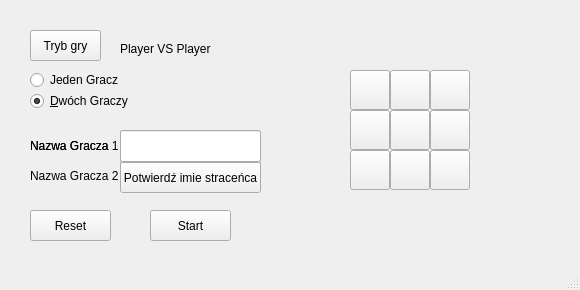
<?xml version="1.0" encoding="UTF-8"?>
<ui version="4.0">
 <class>MainWindow</class>
 <widget class="QMainWindow" name="MainWindow">
  <property name="geometry">
   <rect>
    <x>0</x>
    <y>0</y>
    <width>580</width>
    <height>290</height>
   </rect>
  </property>
  <property name="windowTitle">
   <string>MainWindow</string>
  </property>
  <property name="toolButtonStyle">
   <enum>Qt::ToolButtonTextBesideIcon</enum>
  </property>
  <property name="tabShape">
   <enum>QTabWidget::Rounded</enum>
  </property>
  <widget class="QWidget" name="centralWidget">
   <widget class="QLabel" name="label">
    <property name="geometry">
     <rect>
      <x>30</x>
      <y>130</y>
      <width>91</width>
      <height>31</height>
     </rect>
    </property>
    <property name="styleSheet">
     <string notr="true"/>
    </property>
    <property name="text">
     <string>Nazwa Gracza 1</string>
    </property>
   </widget>
   <widget class="QLabel" name="label_2">
    <property name="geometry">
     <rect>
      <x>30</x>
      <y>160</y>
      <width>91</width>
      <height>31</height>
     </rect>
    </property>
    <property name="styleSheet">
     <string notr="true"/>
    </property>
    <property name="text">
     <string>Nazwa Gracza 2</string>
    </property>
   </widget>
   <widget class="QLineEdit" name="lineEdit">
    <property name="geometry">
     <rect>
      <x>120</x>
      <y>130</y>
      <width>141</width>
      <height>32</height>
     </rect>
    </property>
    <property name="statusTip">
     <string/>
    </property>
    <property name="whatsThis">
     <string/>
    </property>
    <property name="styleSheet">
     <string notr="true"/>
    </property>
   </widget>
   <widget class="QLineEdit" name="lineEdit_2">
    <property name="geometry">
     <rect>
      <x>120</x>
      <y>160</y>
      <width>141</width>
      <height>32</height>
     </rect>
    </property>
    <property name="styleSheet">
     <string notr="true"/>
    </property>
   </widget>
   <widget class="QToolButton" name="toolButton">
    <property name="geometry">
     <rect>
      <x>350</x>
      <y>70</y>
      <width>40</width>
      <height>40</height>
     </rect>
    </property>
    <property name="cursor">
     <cursorShape>PointingHandCursor</cursorShape>
    </property>
    <property name="styleSheet">
     <string notr="true"/>
    </property>
    <property name="text">
     <string/>
    </property>
   </widget>
   <widget class="QToolButton" name="toolButton_2">
    <property name="geometry">
     <rect>
      <x>390</x>
      <y>70</y>
      <width>40</width>
      <height>40</height>
     </rect>
    </property>
    <property name="cursor">
     <cursorShape>PointingHandCursor</cursorShape>
    </property>
    <property name="styleSheet">
     <string notr="true"/>
    </property>
    <property name="text">
     <string/>
    </property>
   </widget>
   <widget class="QToolButton" name="toolButton_3">
    <property name="geometry">
     <rect>
      <x>430</x>
      <y>70</y>
      <width>40</width>
      <height>40</height>
     </rect>
    </property>
    <property name="cursor">
     <cursorShape>PointingHandCursor</cursorShape>
    </property>
    <property name="styleSheet">
     <string notr="true"/>
    </property>
    <property name="text">
     <string/>
    </property>
   </widget>
   <widget class="QToolButton" name="toolButton_4">
    <property name="geometry">
     <rect>
      <x>350</x>
      <y>110</y>
      <width>40</width>
      <height>40</height>
     </rect>
    </property>
    <property name="cursor">
     <cursorShape>PointingHandCursor</cursorShape>
    </property>
    <property name="styleSheet">
     <string notr="true"/>
    </property>
    <property name="text">
     <string/>
    </property>
   </widget>
   <widget class="QToolButton" name="toolButton_5">
    <property name="geometry">
     <rect>
      <x>390</x>
      <y>110</y>
      <width>40</width>
      <height>40</height>
     </rect>
    </property>
    <property name="cursor">
     <cursorShape>PointingHandCursor</cursorShape>
    </property>
    <property name="styleSheet">
     <string notr="true"/>
    </property>
    <property name="text">
     <string/>
    </property>
   </widget>
   <widget class="QToolButton" name="toolButton_6">
    <property name="geometry">
     <rect>
      <x>430</x>
      <y>110</y>
      <width>40</width>
      <height>40</height>
     </rect>
    </property>
    <property name="cursor">
     <cursorShape>PointingHandCursor</cursorShape>
    </property>
    <property name="styleSheet">
     <string notr="true"/>
    </property>
    <property name="text">
     <string/>
    </property>
   </widget>
   <widget class="QToolButton" name="toolButton_7">
    <property name="geometry">
     <rect>
      <x>350</x>
      <y>150</y>
      <width>40</width>
      <height>40</height>
     </rect>
    </property>
    <property name="cursor">
     <cursorShape>PointingHandCursor</cursorShape>
    </property>
    <property name="styleSheet">
     <string notr="true"/>
    </property>
    <property name="text">
     <string/>
    </property>
   </widget>
   <widget class="QToolButton" name="toolButton_8">
    <property name="geometry">
     <rect>
      <x>390</x>
      <y>150</y>
      <width>40</width>
      <height>40</height>
     </rect>
    </property>
    <property name="cursor">
     <cursorShape>PointingHandCursor</cursorShape>
    </property>
    <property name="styleSheet">
     <string notr="true"/>
    </property>
    <property name="text">
     <string/>
    </property>
   </widget>
   <widget class="QToolButton" name="toolButton_9">
    <property name="geometry">
     <rect>
      <x>430</x>
      <y>150</y>
      <width>40</width>
      <height>40</height>
     </rect>
    </property>
    <property name="cursor">
     <cursorShape>PointingHandCursor</cursorShape>
    </property>
    <property name="styleSheet">
     <string notr="true"/>
    </property>
    <property name="text">
     <string/>
    </property>
   </widget>
   <widget class="QLabel" name="label_4">
    <property name="geometry">
     <rect>
      <x>350</x>
      <y>200</y>
      <width>121</width>
      <height>51</height>
     </rect>
    </property>
    <property name="styleSheet">
     <string notr="true"/>
    </property>
    <property name="text">
     <string/>
    </property>
    <property name="alignment">
     <set>Qt::AlignCenter</set>
    </property>
   </widget>
   <widget class="QPushButton" name="pushButton">
    <property name="geometry">
     <rect>
      <x>150</x>
      <y>210</y>
      <width>81</width>
      <height>31</height>
     </rect>
    </property>
    <property name="cursor">
     <cursorShape>PointingHandCursor</cursorShape>
    </property>
    <property name="styleSheet">
     <string notr="true"/>
    </property>
    <property name="text">
     <string>Start</string>
    </property>
   </widget>
   <widget class="QPushButton" name="pushButton_2">
    <property name="geometry">
     <rect>
      <x>30</x>
      <y>210</y>
      <width>81</width>
      <height>31</height>
     </rect>
    </property>
    <property name="cursor">
     <cursorShape>PointingHandCursor</cursorShape>
    </property>
    <property name="styleSheet">
     <string notr="true"/>
    </property>
    <property name="text">
     <string>Reset</string>
    </property>
   </widget>
   <widget class="QPushButton" name="pushButton_3">
    <property name="geometry">
     <rect>
      <x>30</x>
      <y>30</y>
      <width>71</width>
      <height>31</height>
     </rect>
    </property>
    <property name="cursor">
     <cursorShape>PointingHandCursor</cursorShape>
    </property>
    <property name="styleSheet">
     <string notr="true"/>
    </property>
    <property name="text">
     <string>Tryb gry</string>
    </property>
   </widget>
   <widget class="QRadioButton" name="radioButton">
    <property name="geometry">
     <rect>
      <x>30</x>
      <y>70</y>
      <width>105</width>
      <height>20</height>
     </rect>
    </property>
    <property name="cursor">
     <cursorShape>PointingHandCursor</cursorShape>
    </property>
    <property name="styleSheet">
     <string notr="true"/>
    </property>
    <property name="text">
     <string>Jeden Gracz</string>
    </property>
    <property name="checked">
     <bool>false</bool>
    </property>
   </widget>
   <widget class="QRadioButton" name="radioButton_2">
    <property name="geometry">
     <rect>
      <x>30</x>
      <y>90</y>
      <width>105</width>
      <height>22</height>
     </rect>
    </property>
    <property name="cursor">
     <cursorShape>PointingHandCursor</cursorShape>
    </property>
    <property name="styleSheet">
     <string notr="true"/>
    </property>
    <property name="text">
     <string>&amp;Dwóch Graczy</string>
    </property>
    <property name="checked">
     <bool>true</bool>
    </property>
   </widget>
   <widget class="QLineEdit" name="lineEdit_3">
    <property name="geometry">
     <rect>
      <x>120</x>
      <y>130</y>
      <width>141</width>
      <height>32</height>
     </rect>
    </property>
    <property name="styleSheet">
     <string notr="true"/>
    </property>
   </widget>
   <widget class="QLabel" name="label_5">
    <property name="geometry">
     <rect>
      <x>30</x>
      <y>130</y>
      <width>91</width>
      <height>31</height>
     </rect>
    </property>
    <property name="styleSheet">
     <string notr="true"/>
    </property>
    <property name="text">
     <string>Nazwa Gracza</string>
    </property>
   </widget>
   <widget class="QLabel" name="label_6">
    <property name="geometry">
     <rect>
      <x>120</x>
      <y>40</y>
      <width>101</width>
      <height>18</height>
     </rect>
    </property>
    <property name="styleSheet">
     <string notr="true"/>
    </property>
    <property name="text">
     <string>Player VS Player</string>
    </property>
   </widget>
   <widget class="QPushButton" name="pushButton_4">
    <property name="geometry">
     <rect>
      <x>120</x>
      <y>162</y>
      <width>141</width>
      <height>31</height>
     </rect>
    </property>
    <property name="cursor">
     <cursorShape>PointingHandCursor</cursorShape>
    </property>
    <property name="styleSheet">
     <string notr="true"/>
    </property>
    <property name="text">
     <string>Potwierdź imie straceńca</string>
    </property>
   </widget>
   <widget class="QLabel" name="label_8">
    <property name="geometry">
     <rect>
      <x>370</x>
      <y>40</y>
      <width>81</width>
      <height>20</height>
     </rect>
    </property>
    <property name="styleSheet">
     <string notr="true"/>
    </property>
    <property name="text">
     <string/>
    </property>
    <property name="alignment">
     <set>Qt::AlignCenter</set>
    </property>
   </widget>
  </widget>
  <widget class="QStatusBar" name="statusBar"/>
 </widget>
 <layoutdefault spacing="6" margin="11"/>
 <resources/>
 <connections/>
</ui>
